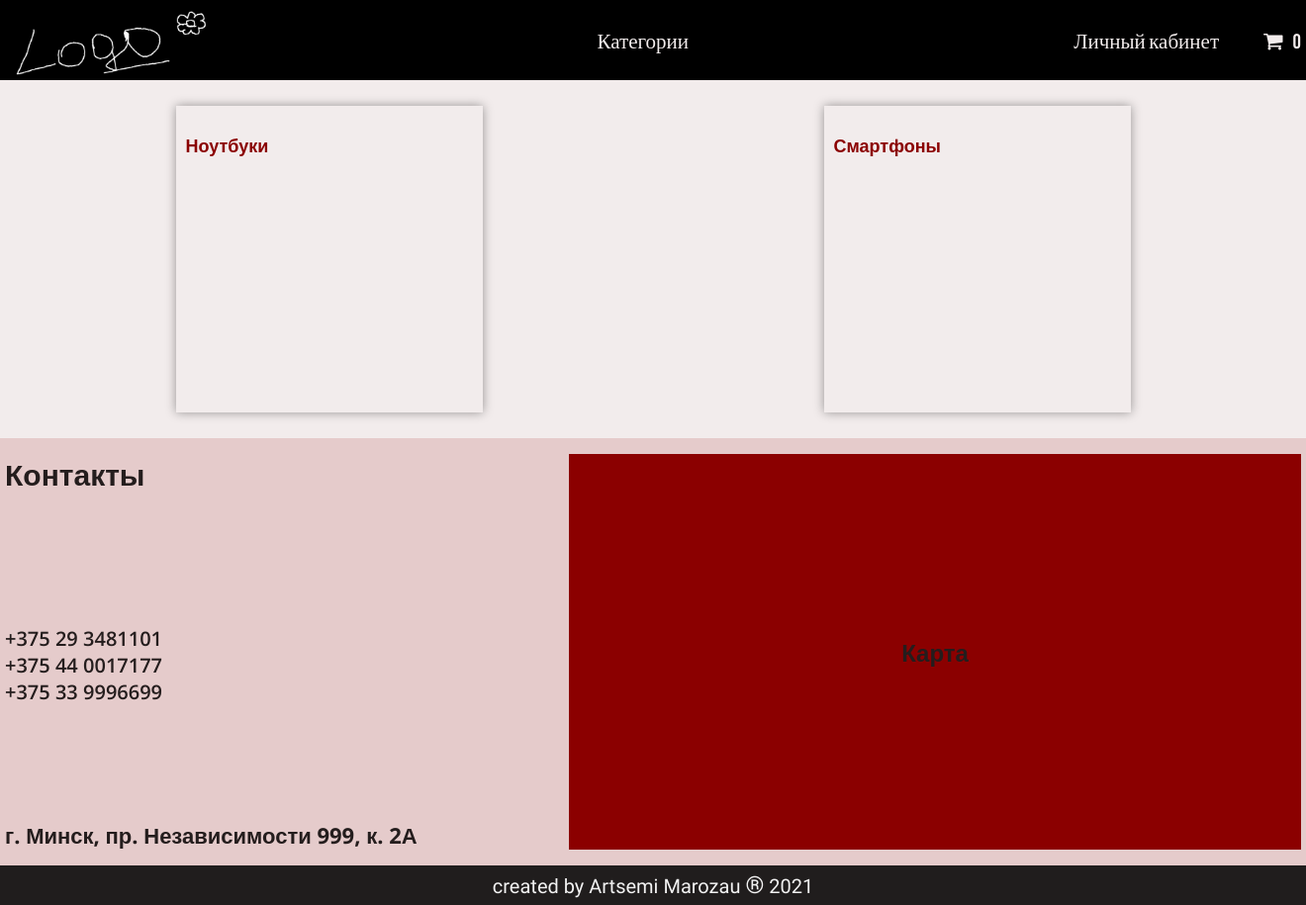
The page / on the database its author committed.
### app/models.py (models this page shows, shortened)
class Cart(models.Model):
    owner = models.ForeignKey('Customer', null=True, verbose_name='Владелец', on_delete=models.CASCADE)
    product = models.ManyToManyField(CartProduct, blank=True, related_name='related_cart')
    total_products = models.PositiveIntegerField(default=0)
    final_price = models.DecimalField(max_digits=9, default=0, decimal_places=2, verbose_name='Общая цена')
    in_order = models.BooleanField(default=False)
    for_anonymous_user = models.BooleanField(default=False)

class Category(models.Model):
    name = models.CharField(max_length=255, verbose_name='Название категории')
    image = models.ImageField(verbose_name='Изображение', null=True)
    slug = models.SlugField(unique=True)
    objects = CategoryManager()
    def get_absolute_url(self):
        return reverse('category_detail', kwargs={'slug': self.slug})

### app/views.py (the view)
# urls.py: path('', BaseView.as_view(), name='base'),
class BaseView(CartMixin, View):
    def get(self, request, *args, **kwargs):
        categories = Category.objects.get_categories_for_category_menu()
        products = LatestProducts.objects.get_products_for_main_page(
            'notebook', 'smartphone', with_respect_to='smartphone'
        )
        context = {
            'categories': categories,
            'products': products,
            'cart': self.cart
        }
        return render(request, 'base.html', context)

### app/mixins.py (called while the page is built)
    def dispatch(self, request, *args, **kwargs):
        if request.user.is_authenticated:
            customer = Customer.objects.filter(user=request.user).first()
            if not customer:
                customer = Customer.objects.create(
                    user=request.user
                )
            cart = Cart.objects.filter(owner=customer, in_order=False).first()
            if not cart:
                cart = Cart.objects.create(owner=customer)
        else:
            cart = Cart.objects.filter(for_anonymous_user=True).first()
            if not cart:
                cart = Cart.objects.create(for_anonymous_user=True)
        self.cart = cart
        return super().dispatch(request, *args, **kwargs)

### app/models.py (called while the page is built)
def get_models_for_count(*model_names):
    return [models.Count(model_name) for model_name in model_names]

    @staticmethod
    def get_products_for_main_page(*args, **kwargs):
        with_respect_to = kwargs.get('with_respect_to')
        products = []
        ct_models = ContentType.objects.filter(model__in=args)
        for ct_model in ct_models:
            model_products = ct_model.model_class()._base_manager.all().order_by('-id')[:5]
            products.extend(model_products)
        if with_respect_to:
            ct_model = ContentType.objects.filter(model=with_respect_to)
            if ct_model.exists():
                if with_respect_to in args:
                    return sorted(
                        products, key=lambda x: x.__class__._meta.model_name.startswith(with_respect_to), reverse=True
                    )
        return products

    def get_queryset(self):
        return super().get_queryset()

    def get_categories_for_category_menu(self):
        models = get_models_for_count('notebook', 'smartphone')
        qs = list(self.get_queryset().annotate(*models))
        data = [
            dict(name=c.name, url=c.get_absolute_url(), count=getattr(c, self.CATEGORY_NAME_COUNT_NAME[c.name]))
            for c in qs
        ]
        return data

### app/templates/base.html (shortened to what this page needs)
<!DOCTYPE html>
<html lang="en">
<head>
    <link href="/static/css/reset_file.css" rel="stylesheet" type="text/css">
    <link href="/static/css/base.css" rel="stylesheet" type="text/css">
    <link href="/static/css/category_detail.css" rel="stylesheet" type="text/css">
    <link href="/static/css/product_detail.css" rel="stylesheet" type="text/css">
    <link href="/static/css/cart.css" rel="stylesheet" type="text/css">
    <link href="/static/css/checkout.css" rel="stylesheet" type="text/css">
    <link rel="stylesheet" href="https://cdnjs.cloudflare.com/ajax/libs/font-awesome/4.7.0/css/font-awesome.min.css">
</head>
<body>
    <section class="header">
        <div class="container">
            <ul class="header__list">
                <li class="header__item"><a href="/"><img src="/static/img/logo.png" class="logo header-logo" alt=""></a></li>
                <li class="header__item">
                    <div class="header__burger">
                        <p class="header__link">Категории</p>
                    </div>
                </li>
                <li class="header__item">
                    <ul class="header__list">
                        <li class="header__item"><a href="" class="header__link">Личный кабинет</a></li>
                        <li class="header__item"><a href="{% url 'cart' %}" class="header__link header__cart"><i class="fa fa-shopping-cart" aria-hidden="true"></i><span class="cart__count">{{ cart.product.count }}</span></a></li>
                    </ul>
                </li>
            </ul>
        </div>
    </section>
    {% block content %}
    <section class="main">
        <div class="container main__container">
            {% for category in categories %}
                <a class="main__block" href="{{ category.url }}">
                    <h3 class="block__title">{{category.name}}</h3>
                </a>
            {% endfor %}
        </div>
    </section>
    <section class="contacts">
        <div class="container contacts__container">
            <div class="contacts__block">
            <h2 class="contacts__title">Контакты</h2>
            <div class="contacts__numbers">
                <p>+375 29 3481101</p>
                <p>+375 44 0017177</p>
                <p>+375 33 9996699</p>
            </div>
            <p class="contacts__address">г. Минск, пр. Независимости 999, к. 2А</p>
            </div>
            <div class="contacts__block contacts__map">
                <h1>Карта</h1>
            </div>
        </div>
    </section>
    {% endblock %}
    <section class="footer">
        <div class="container footer__container">
            <p class="footer__text">created by Artsemi Marozau <span class="footer__r">®</span> 2021</p>
        </div>
    </section>
</body>
</html>

### app/static/css/base.css (style rules this page uses)
.header { height: 81px; background-color: black; position: sticky; top: 0; z-index: 100; }
.logo { height: 81px; width: auto; cursor: pointer; }
.header__link { font-family: 'Bebas Neue', cursive; color: #F2ECEC; font-size: 21px; cursor: pointer; }
.header__list { display: flex; justify-content: space-between; align-items: center; }
.header__item { list-style-type: none; }
.header__cart { margin-left: 45px; }
.cart__count { padding-left: 10px; }
.main { width: 100%; height: 100%; background-color: #F2ECEC; }
.main__container { display: flex; justify-content: space-around; align-items: center; padding: 16px 0 16px 0; flex-wrap: wrap; }
.main__block { width: 310px; height: 310px; margin: 10px 0 10px 0; box-shadow: 0 0 10px rgba(0,0,0,0.38); }
.block__title { font-family: 'Open Sans', sans-serif; color: darkred; font-size: 18px; margin: 10px; }
.contacts { height: 100%; background-color: #E5CBCB; }
.contacts__container { padding: 16px 0 16px 0; display: flex; justify-content: space-between; }
.contacts__block { font-family: 'Open Sans', sans-serif; color: #241D1D; display: flex; flex-direction: column; justify-content: space-between; }
.contacts__title { font-size: 30px; margin-bottom: 15px; }
.contacts__numbers { font-size: 20px; font-weight: 600; }
.contacts__address { font-size: 22px; font-weight: 700; }
.contacts__map { height: 400px; width: 740px; background-color: darkred; display: flex; justify-content: center; align-items: center; }
.footer { height: 40px; background-color: #201D1D; }
.footer__container { display: flex; align-items: center; justify-content: center; }
.footer__text { font-family: 'Teko', sans-serif; font-size: 20px; color: #F2F2F2; }
.footer__r { font-size: 24px; }

### rows shown on the page
Cart: product.count "0"
Category: name "Ноутбуки"
Category: name "Смартфоны"
